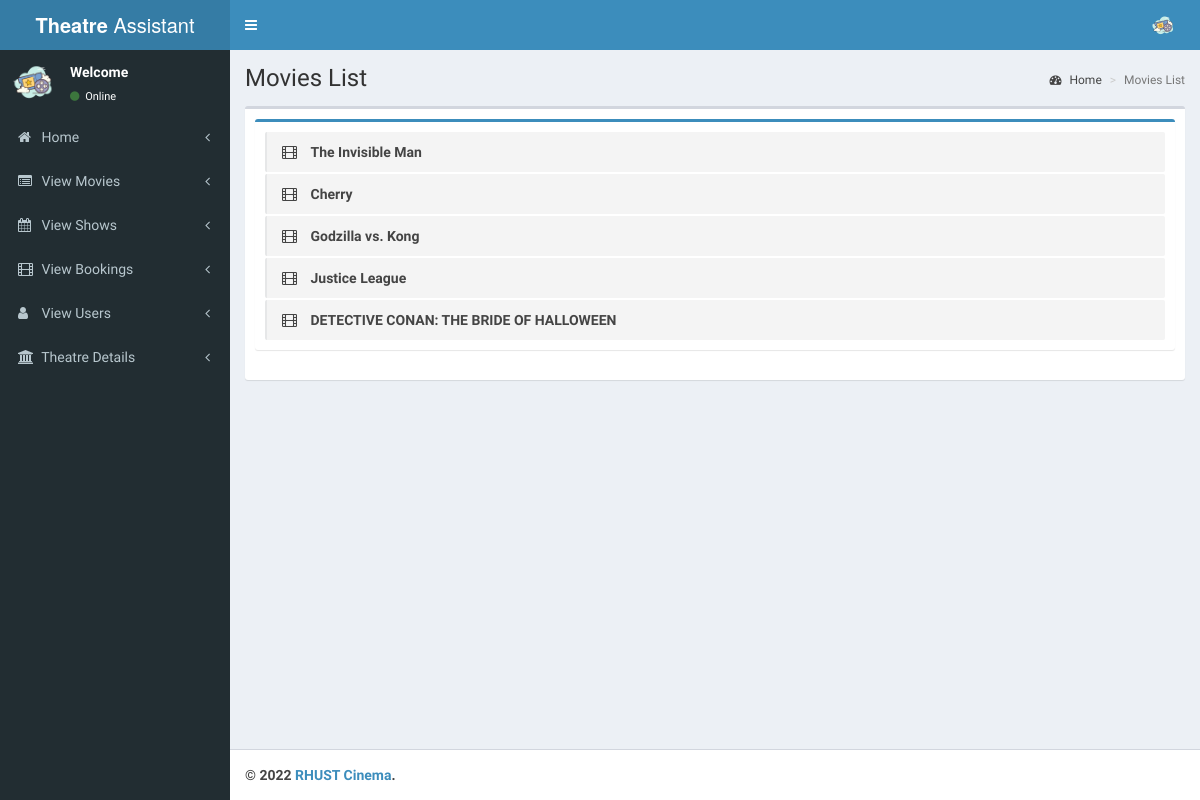
Page /theatre/pages/view_movies.php (signed in) on the earlier database version.
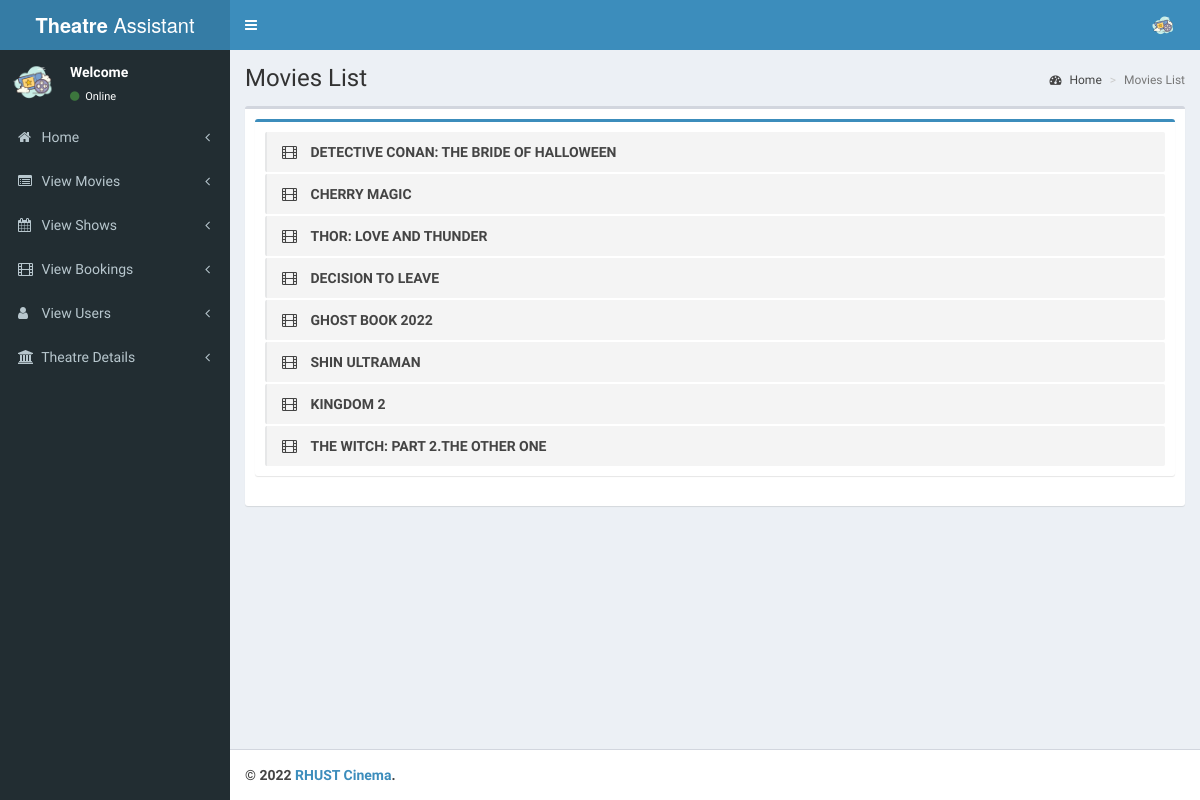
Same page on the later database version.
### tables this page shows
CREATE TABLE `tbl_movie` (
  `movie_id` int(11) NOT NULL,
  `movie_name` varchar(255) NOT NULL,
  `cast` varchar(500) NOT NULL,
  `desc` varchar(1000) NOT NULL,
  `release_date` date NOT NULL,
  `image` varchar(200) NOT NULL,
  `video_url` varchar(200) NOT NULL,
  `length` int(3) NOT NULL
);

### theatre/pages/view_movies.php (the view, shortened to what this page needs)
<?php
include('header.php');
?>
<div class="content-wrapper">
    <section class="content-header">
        <h1>
            Movies List
        </h1>
        <ol class="breadcrumb">
            <li><a href="index"><i class="fa fa-dashboard"></i> Home</a></li>
            <li class="active">Movies List</li>
        </ol>
    </section>
    <section class="content">
        <div class="box">
            <div class="box-body">
                <div class="box box-primary">
                    <div class="box-body">
                        <ul class="todo-list">
                            <?php
                            $qry7 = mysqli_query($con, "select * from tbl_movie where release_date <= CURDATE()");
                            if (mysqli_num_rows($qry7)) {
                                while ($c = mysqli_fetch_array($qry7)) {
                            ?>
                                    <li>
                                        <span class="handle">
                                            <i class="fa fa-film"></i>
                                        </span>
                                        <span class="text"><?php echo $c['movie_name']; ?></span>
                                    </li>
                            <?php
                                }
                            }
                            ?>
                    </div>
                </div>
            </div>
        </div>
    </section>
</div>
<?php
include('footer.php');
?>

### theatre/pages/header.php (shortened to what this page needs)
<!DOCTYPE html>
<html>
<head>
    <link rel="stylesheet" href="../validation/dist/css/bootstrapValidator.css" />
    <link rel="stylesheet" href="../bootstrap/css/bootstrap.min.css">
    <link rel="stylesheet" href="https://cdnjs.cloudflare.com/ajax/libs/font-awesome/4.5.0/css/font-awesome.min.css">
    <link rel="stylesheet" href="https://cdnjs.cloudflare.com/ajax/libs/ionicons/2.0.1/css/ionicons.min.css">
    <link rel="stylesheet" href="../dist/css/AdminLTE.min.css">
    <link rel="stylesheet" href="../dist/css/skins/_all-skins.min.css">
</head>
<body class="hold-transition skin-blue sidebar-mini">
    <div class="wrapper">
        <header class="main-header">
            <a href="index.php" class="logo">
                <span class="logo-lg"><b>Theatre</b> Assistant</span>
            </a>
            <nav class="navbar navbar-static-top">
                <a href="#" class="sidebar-toggle" data-toggle="offcanvas" role="button">
                </a>
                <div class="navbar-custom-menu">
                    <ul class="nav navbar-nav">
                        <li class="dropdown user user-menu">
                            <a href="#" class="dropdown-toggle" data-toggle="dropdown">
                                <img src="cinema.png" class="user-image" alt="User Image">
                            </a>
                        </li>
                    </ul>
                </div>
            </nav>
        </header>
        <aside class="main-sidebar">
            <section class="sidebar">
                <div class="user-panel">
                    <div class="pull-left image">
                        <img src="cinema.png" class="img-circle" alt="User Image">
                    </div>
                    <div class="pull-left info">
                        <p><?php echo 'Welcome'; ?></p>
                        <a href="#"><i class="fa fa-circle text-success"></i> Online</a>
                    </div>
                </div>
                <ul class="sidebar-menu">
                    <li class="treeview">
                        <a href="index.php">
                            <i class="fa fa-home"></i> <span>Home</span>
                            <span class="pull-right-container">
                                <i class="fa fa-angle-left pull-right"></i>
                            </span>
                        </a>
                    </li>
                    <li class="treeview">
                        <a href="view_movies.php">
                            <i class="fa fa-list-alt"></i> <span>View Movies</span>
                            <span class="pull-right-container">
                                <i class="fa fa-angle-left pull-right"></i>
                            </span>
                        </a>
                    </li>
                    <li class="treeview">
                        <a href="view_shows.php">
                            <i class="fa fa-calendar"></i> <span>View Shows</span>
                            <span class="pull-right-container">
                                <i class="fa fa-angle-left pull-right"></i>
                            </span>
                        </a>
                    </li>
                    <li class="treeview">
                        <a href="view_bookings.php">
                            <i class="fa fa-film"></i> <span>View Bookings</span>
                            <span class="pull-right-container">
                                <i class="fa fa-angle-left pull-right"></i>
                            </span>
                        </a>
                    </li>
                    <li class="treeview">
                        <a href="view_users.php">
                            <i class="fa fa-user"></i> <span>View Users</span>
                            <span class="pull-right-container">
                                <i class="fa fa-angle-left pull-right"></i>
                            </span>
                        </a>
                    </li>
                    <li class="treeview">
                        <a href="view_rooms.php">
                            <i class="fa fa-institution"></i> <span>Theatre Details</span>
                            <span class="pull-right-container">
                                <i class="fa fa-angle-left pull-right"></i>
                            </span>
                        </a>
                    </li>
                </ul>
            </section>
        </aside>

### theatre/pages/footer.php (shortened to what this page needs)
<footer class="main-footer">
    <strong>&copy; <?php echo date("Y"); ?> <a href="https://github.com/NamHoai1210/MovieTicketBookingSystem.git">RHUST Cinema</a>.</strong>
</footer>
</body>
</html>
<link rel="stylesheet" href="../../css/auto-complete.css">

### theatre/pages/footer.php (style rules this page uses)
.content { padding-bottom: 0px !important; }

Differences in the rows shown:
removed tbl_movie: movie_name "The Invisible Man"
removed tbl_movie: movie_name "Cherry"
removed tbl_movie: movie_name "Godzilla vs. Kong"
removed tbl_movie: movie_name "Justice League"
added tbl_movie: movie_name "CHERRY MAGIC"
added tbl_movie: movie_name "THOR: LOVE AND THUNDER"
added tbl_movie: movie_name "DECISION TO LEAVE"
added tbl_movie: movie_name "GHOST BOOK 2022"
added tbl_movie: movie_name "SHIN ULTRAMAN"
added tbl_movie: movie_name "KINGDOM 2"
added tbl_movie: movie_name "THE WITCH: PART 2.THE OTHER ONE"
